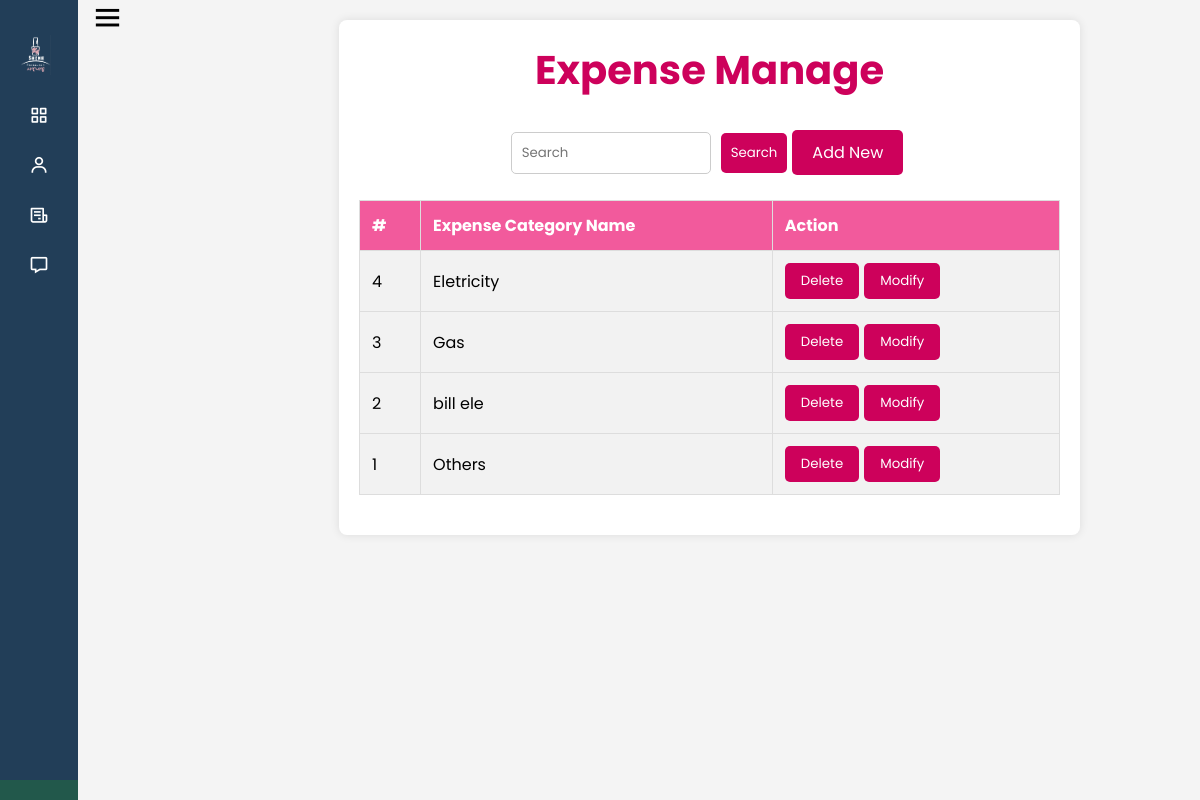
Screenshot of /expense_manage.php with the database file from the repository.
### tables this page shows
CREATE TABLE IF NOT EXISTS `expense_cat` (
  `ex_no` int(11) NOT NULL AUTO_INCREMENT,
  `ex_cat_name` varchar(255) NOT NULL,
  PRIMARY KEY (`ex_no`)
);

### expense_manage.php (the view, shortened to what this page needs)
<?php
include 'common.php';
?>
<!DOCTYPE html>
<html lang="en">
<head>
    <link rel="stylesheet" href="./css/expense_manage.css">
</head>
<body>
    <?php
    include "side_bar.php";
    $sql = "SELECT ex_no, ex_cat_name FROM expense_cat ORDER BY ex_no DESC";
    $result = $conn->query($sql);
    ?>
    <div class="container">
        <h1>Expense Manage</h1>
        <br>
        <div class="search-container">
            <input type="text" id="searchInput" placeholder="Search">
            <button onclick="searchMember()">Search</button>
            <a href="exp_cat_add.php" class="add-new">Add New</a>
        </div>
        <table>
            <thead>
                <tr>
                    <th>#</th>
                    <th>Expense Category Name</th>
                    <th>Action</th>
                </tr>
            </thead>
            <tbody id="memberTable">
                <?php
                $counter = $result->num_rows;
                if ($result->num_rows > 0) {
                    while ($row = $result->fetch_assoc()) {
                        echo "<tr>";
                        echo "<td>" . $counter . "</td>";
                        echo "<td>" . htmlspecialchars($row['ex_cat_name']) . "</td>";
                        echo "<td>";
                        echo '<button class="delete" onclick="confirmDelete(\'' . htmlspecialchars($row['ex_no']) . '\')">Delete</button>';
                        echo '<a href="exp_cat_modify.php?id=' . urlencode($row['ex_no']) . '"><button class="modify">Modify</button></a>';
                        echo "</td>";
                        echo "</tr>";
                        $counter--;
                    }
                } else {
                    echo "<tr><td colspan='3'>No expense categories found</td></tr>";
                }
                ?>
            </tbody>
        </table>
    </div>
</body>
</html>

### css/expense_manage.css (style rules this page uses)
body { background-color: #f4f4f4; color: #333; font-family: Arial, sans-serif; text-align: center; margin: 0; padding: 0; }
.container { width: 70%; margin:0px; margin-left:280px; background-color: #fff; padding: 20px; border-radius: 8px; box-shadow: 0 0 10px rgba(0, 0, 0, 0.1); margin-top: 20px; }
h1 { text-align: center; font-size: 40px; color: #cd015b; }
.search-container { display: flex; align-items: center; justify-content: center; margin-bottom: 20px; }
#searchInput { padding: 10px; border-radius: 5px; border: 1px solid #ccc; margin-right: 10px; width: 200px; }
.search-container button { background-color: #cd015b; border: none; padding: 10px; border-radius: 5px; cursor: pointer; color: white; }
.add-new { background-color: #cd015b; border: none; padding: 10px 20px; border-radius: 5px; cursor: pointer; font-size: 1em; margin-bottom: 20px; text-decoration: none; display: inline-block; color: #fff; transition: background-color 0.3s ease; margin: 5px; }
table { width: 100%; border-collapse: collapse; margin-bottom: 20px; }
th, td { padding: 12px; border: 1px solid #ddd; text-align: left; }
th { background-color: #f25a9c; color: #fff; }
td { background-color: #f2f2f2; color: black; }
a { color: black; text-decoration: none; }
.delete, .modify { padding: 8px 16px; border: none; cursor: pointer; border-radius: 5px; transition: background-color 0.3s ease; margin-right: 5px; color: #fff; justify-content: space-between; }
.delete { background-color: #cd015b; }
.modify { background-color: #cd015b; }

### css/side_bar.css (style rules this page uses)
* { margin: 0; padding: 0; box-sizing: border-box; font-family: 'Poppins', sans-serif; }
body { display: flex; margin-right: 10%; }

### rows the page displays
expense_cat: ex_cat_name "Eletricity"
expense_cat: ex_cat_name "Gas"
expense_cat: ex_cat_name "bill ele"
expense_cat: ex_cat_name "Others"
